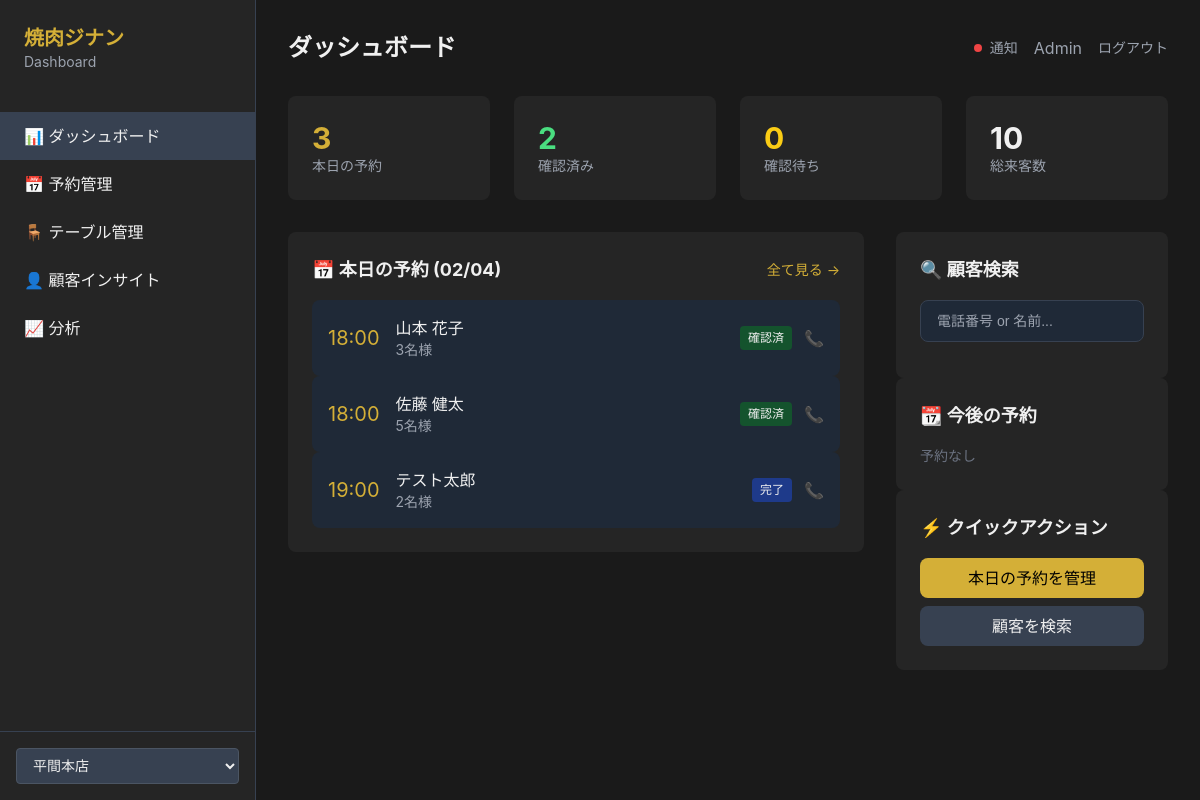
The page /admin/ on the database as committed earlier.
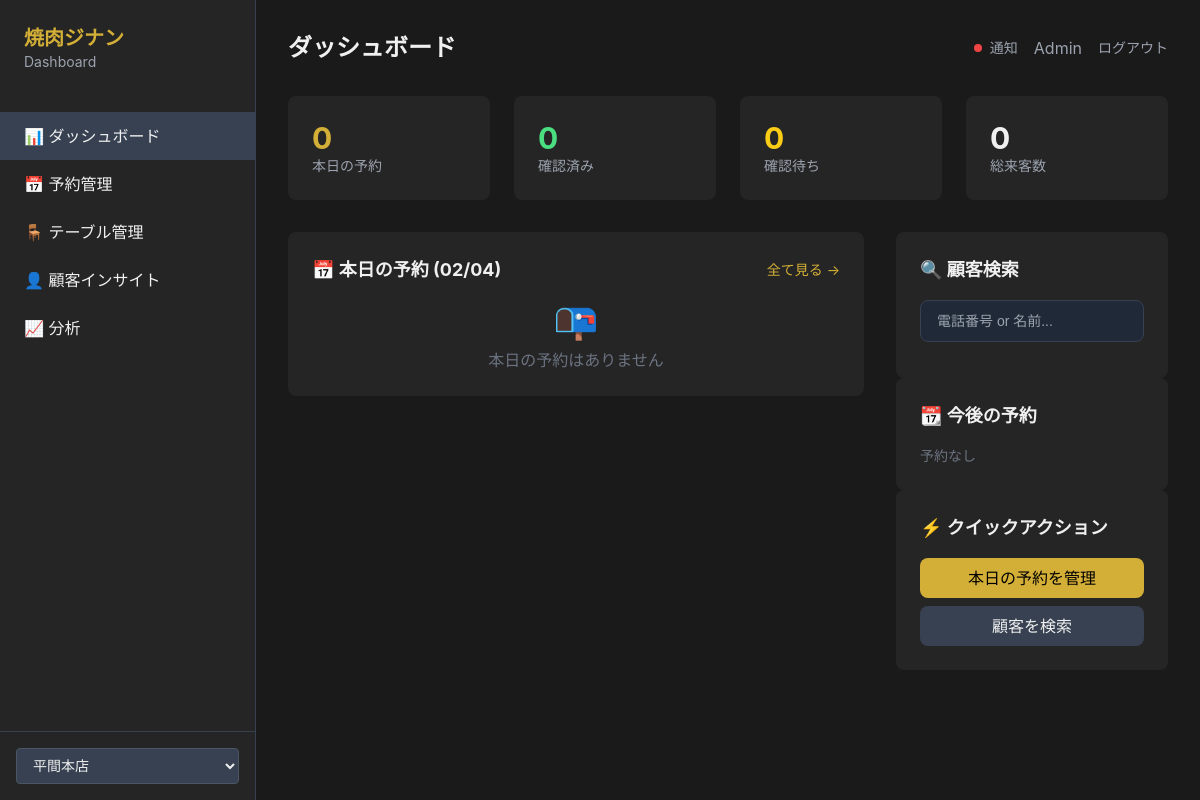
The same page on the database as committed later.
### backend/app/models/booking.py (models this page shows)
class Booking(Base):
    __tablename__ = "bookings"
    id = Column(String(36), primary_key=True, default=lambda: str(uuid.uuid4()))
    branch_code = Column(String(50), nullable=False, index=True)
    branch_customer_id = Column(String(36), ForeignKey("branch_customers.id"))
    date = Column(Date, nullable=False, index=True)
    time = Column(String(5), nullable=False)  # "18:00"
    guests = Column(Integer, nullable=False)
    guest_name = Column(String(255))
    guest_phone = Column(String(20))
    guest_email = Column(String(255))
    status = Column(String(20), default=BookingStatus.PENDING.value)
    note = Column(String(1000))  # Customer request
    staff_note = Column(String(1000))  # Internal note
    source = Column(String(50), default="web")  # 'web', 'chat', 'phone'
    created_at = Column(DateTime(timezone=True), server_default=func.now())
    updated_at = Column(DateTime(timezone=True), onupdate=func.now())
    branch_customer = relationship("BranchCustomer")

### backend/app/routers/dashboard.py (the view)
@router.get("/", response_class=HTMLResponse)
async def dashboard_home(
    request: Request,
    db: AsyncSession = Depends(get_db),
    branch_code: str = Query(default="jinan"),
):
    today = date.today()
    result = await db.execute(
        select(Booking)
        .where(
            Booking.branch_code == branch_code,
            Booking.date == today
        )
        .order_by(Booking.time)
    )
    today_bookings = result.scalars().all()
    result = await db.execute(
        select(Booking)
        .where(
            Booking.branch_code == branch_code,
            Booking.date > today,
            Booking.date <= today + timedelta(days=7)
        )
        .order_by(Booking.date, Booking.time)
    )
    upcoming_bookings = result.scalars().all()
    total_guests_today = sum(b.guests for b in today_bookings)
    confirmed_count = sum(1 for b in today_bookings if b.status == "confirmed")
    pending_count = sum(1 for b in today_bookings if b.status == "pending")
    return templates.TemplateResponse("dashboard/home.html", {
        "request": request,
        "active": "home",
        "today": today,
        "today_bookings": today_bookings,
        "upcoming_bookings": upcoming_bookings,
        "stats": {
            "total_bookings": len(today_bookings),
            "total_guests": total_guests_today,
            "confirmed": confirmed_count,
            "pending": pending_count,
        },
        "branch_code": branch_code,
    })

### backend/app/database.py (called while the page is built)
async def get_db():
    async with AsyncSessionLocal() as session:
        try:
            yield session
        finally:
            await session.close()

### dashboard/templates/dashboard/home.html (shortened to what this page needs)
{% extends "base.html" %}
{% block header %}ダッシュボード{% endblock %}
{% block content %}
<div class="grid grid-cols-1 lg:grid-cols-4 gap-6 mb-8">
    <div class="card p-6">
        <div class="text-3xl font-bold text-primary">{{ stats.total_bookings }}</div>
        <div class="text-gray-400 text-sm">本日の予約</div>
    </div>
    <div class="card p-6">
        <div class="text-3xl font-bold text-green-400">{{ stats.confirmed }}</div>
        <div class="text-gray-400 text-sm">確認済み</div>
    </div>
    <div class="card p-6">
        <div class="text-3xl font-bold text-yellow-400">{{ stats.pending }}</div>
        <div class="text-gray-400 text-sm">確認待ち</div>
    </div>
    <div class="card p-6">
        <div class="text-3xl font-bold">{{ stats.total_guests }}</div>
        <div class="text-gray-400 text-sm">総来客数</div>
    </div>
</div>
<div class="grid grid-cols-1 lg:grid-cols-3 gap-8">
    <div class="lg:col-span-2">
        <div class="card p-6">
            <div class="flex justify-between items-center mb-4">
                <h3 class="text-lg font-bold">📅 本日の予約 ({{ today.strftime('%m/%d') }})</h3>
                <a href="/admin/bookings" class="text-primary text-sm hover:underline">
                    全て見る →
                </a>
            </div>
            {% if today_bookings %}
            <div class="space-y-3">
                {% for booking in today_bookings %}
                <div class="flex items-center justify-between p-4 bg-gray-800 rounded-lg hover:bg-gray-700 transition cursor-pointer"
                     hx-get="/admin/bookings/{{ booking.id }}"
                     hx-target="#modal-content"
                     hx-trigger="click"
                     onclick="document.getElementById('modal').classList.remove('hidden')">
                    <div class="flex items-center gap-4">
                        <div class="text-xl font-mono text-primary">{{ booking.time }}</div>
                        <div>
                            <div class="font-medium">{{ booking.guest_name }}</div>
                            <div class="text-sm text-gray-400">{{ booking.guests }}名様</div>
                        </div>
                    </div>
                    <div class="flex items-center gap-3">
                        {% if booking.status == 'confirmed' %}
                        <span class="px-2 py-1 bg-green-900 text-green-300 text-xs rounded">確認済</span>
                        {% elif booking.status == 'pending' %}
                        <span class="px-2 py-1 bg-yellow-900 text-yellow-300 text-xs rounded">確認待ち</span>
                        {% elif booking.status == 'completed' %}
                        <span class="px-2 py-1 bg-blue-900 text-blue-300 text-xs rounded">完了</span>
                        {% elif booking.status == 'cancelled' %}
                        <span class="px-2 py-1 bg-red-900 text-red-300 text-xs rounded">キャンセル</span>
                        {% endif %}
                        <a href="tel:{{ booking.guest_phone }}"
                           class="text-gray-400 hover:text-primary"
                           onclick="event.stopPropagation()">
                            📞
                        </a>
                    </div>
                </div>
                {% endfor %}
            </div>
            {% else %}
            <div class="text-center py-12 text-gray-500">
                <div class="text-4xl mb-2">📭</div>
                <p>本日の予約はありません</p>
            </div>
            {% endif %}
        </div>
    </div>
    <div class="space-y-6">
        <div class="card p-6">
            <h3 class="text-lg font-bold mb-4">🔍 顧客検索</h3>
            <input type="text"
                   name="q"
                   placeholder="電話番号 or 名前..."
                   class="w-full bg-gray-800 border border-gray-700 rounded-lg px-4 py-3 focus:border-primary focus:outline-none"
                   hx-get="/admin/search"
                   hx-trigger="keyup changed delay:300ms"
                   hx-target="#search-results"
                   hx-include="[name='branch_code']">
        </div>
        <div class="card p-6">
            <h3 class="text-lg font-bold mb-4">📆 今後の予約</h3>
            {% if upcoming_bookings %}
            <div class="space-y-2">
                {% for booking in upcoming_bookings[:5] %}
                <div class="flex justify-between text-sm py-2 border-b border-gray-700 last:border-0">
                    <div>
                        <span class="text-primary">{{ booking.date.strftime('%m/%d') }}</span>
                        <span class="text-gray-400">{{ booking.time }}</span>
                    </div>
                    <div>{{ booking.guest_name }} ({{ booking.guests }}名)</div>
                </div>
                {% endfor %}
            </div>
            {% else %}
            <p class="text-gray-500 text-sm">予約なし</p>
            {% endif %}
        </div>
        <div class="card p-6">
            <h3 class="text-lg font-bold mb-4">⚡ クイックアクション</h3>
            <div class="space-y-2">
                <a href="/admin/bookings?booking_date={{ today }}"
                   class="block w-full bg-primary text-black text-center py-2 rounded-lg font-medium hover:bg-yellow-500 transition">
                    本日の予約を管理
                </a>
                <a href="/admin/customers"
                   class="block w-full bg-gray-700 text-center py-2 rounded-lg hover:bg-gray-600 transition">
                    顧客を検索
                </a>
            </div>
        </div>
    </div>
</div>
{% endblock %}

### dashboard/templates/base.html (shortened to what this page needs)
<!DOCTYPE html>
<html lang="ja">
<head>
    <link rel="stylesheet" href="/static/css/dashboard.css">
</head>
<body class="min-h-screen">
    <aside class="fixed left-0 top-0 w-64 h-full bg-[#252525] border-r border-gray-700">
        <div class="p-6">
            <h1 class="text-xl font-bold text-primary">焼肉ジナン</h1>
            <p class="text-sm text-gray-400">Dashboard</p>
        </div>
        <nav class="mt-4">
            <a href="/admin/" class="block px-6 py-3 hover:bg-gray-700 {% if active == 'home' %}bg-gray-700{% endif %}">
                📊 ダッシュボード
            </a>
            <a href="/admin/bookings" class="block px-6 py-3 hover:bg-gray-700 {% if active == 'bookings' %}bg-gray-700{% endif %}">
                📅 予約管理
            </a>
            <a href="/admin/tables" class="block px-6 py-3 hover:bg-gray-700 {% if active == 'tables' %}bg-gray-700{% endif %}">
                🪑 テーブル管理
            </a>
            <a href="/admin/customers" class="block px-6 py-3 hover:bg-gray-700 {% if active == 'customers' %}bg-gray-700{% endif %}">
                👤 顧客インサイト
            </a>
            <a href="/admin/analytics" class="block px-6 py-3 hover:bg-gray-700 {% if active == 'analytics' %}bg-gray-700{% endif %}">
                📈 分析
            </a>
        </nav>
        <div class="absolute bottom-0 left-0 right-0 p-4 border-t border-gray-700">
            <select class="w-full bg-gray-700 border border-gray-600 rounded px-3 py-2 text-sm">
                <option value="jinan">平間本店</option>
            </select>
        </div>
    </aside>
    <main class="ml-64 p-8">
        <header class="flex justify-between items-center mb-8">
            <h2 class="text-2xl font-bold">{% block header %}Dashboard{% endblock %}</h2>
            <div class="flex items-center gap-4">
                <div class="flex items-center gap-2" title="通知接続状態">
                    <span id="notification-status" style="width: 8px; height: 8px; border-radius: 50%; background-color: #6b7280;"></span>
                    <span class="text-sm text-gray-400">通知</span>
                </div>
                <span class="text-gray-400">{{ current_user.email if current_user else 'Admin' }}</span>
                <a href="/admin/logout" class="text-sm text-gray-400 hover:text-white">ログアウト</a>
            </div>
        </header>
        {% block content %}{% endblock %}
    </main>
</body>
</html>

### dashboard/static/css/dashboard.css (style rules this page uses)
*, *::before, *::after { box-sizing: border-box; }
* { margin: 0; padding: 0; }
html { font-family: -apple-system, BlinkMacSystemFont, 'Segoe UI', Roboto, 'Helvetica Neue', Arial, sans-serif; line-height: 1.5; -webkit-text-size-adjust: 100%; }
a { color: inherit; text-decoration: none; }
:root { --primary: #d4af37; --bg-dark: #1a1a1a; --bg-card: #252525; --gray-100: #f3f4f6; --gray-200: #e5e7eb; --gray-300: #d1d5db; --gray-400: #9ca3af; --gray-500: #6b7280; --gray-600: #4b5563; --gray-700: #374151; --gray-800: #1f2937; --gray-900: #111827; --green-400: #4ade80; --green-500: #22c55e; --green-600: #16a34a; --yellow-400: #facc15; --yellow-500: #eab308; --red-400: #f87171; --red-500: #ef4444; --blue-400: #60a5fa; --blue-500: #3b82f6; --purple-400: #c084fc; --pink-400: #f472b6; }
body { background-color: var(--bg-dark); color: #f0f0f0; }
.block { display: block; }
.flex { display: flex; }
.grid { display: grid; }
.items-center { align-items: center; }
.justify-between { justify-content: space-between; }
.gap-2 { gap: 0.5rem; }
.gap-4 { gap: 1rem; }
.gap-6 { gap: 1.5rem; }
.gap-8 { gap: 2rem; }
.grid-cols-1 { grid-template-columns: repeat(1, minmax(0, 1fr)); }
.p-4 { padding: 1rem; }
.p-6 { padding: 1.5rem; }
.p-8 { padding: 2rem; }
.px-3 { padding-left: 0.75rem; padding-right: 0.75rem; }
.px-4 { padding-left: 1rem; padding-right: 1rem; }
.px-6 { padding-left: 1.5rem; padding-right: 1.5rem; }
.py-2 { padding-top: 0.5rem; padding-bottom: 0.5rem; }
.py-3 { padding-top: 0.75rem; padding-bottom: 0.75rem; }
.mt-4 { margin-top: 1rem; }
.mb-2 { margin-bottom: 0.5rem; }
.mb-4 { margin-bottom: 1rem; }
.mb-8 { margin-bottom: 2rem; }
.ml-64 { margin-left: 16rem; }
.space-y-2 > * + * { margin-top: 0.5rem; }
.w-full { width: 100%; }
.w-64 { width: 16rem; }
.h-full { height: 100%; }
.min-h-screen { min-height: 100vh; }
.absolute { position: absolute; }
.fixed { position: fixed; }
.top-0 { top: 0; }
.right-0 { right: 0; }
.bottom-0 { bottom: 0; }
.left-0 { left: 0; }
.text-sm { font-size: 0.875rem; line-height: 1.25rem; }
.text-lg { font-size: 1.125rem; line-height: 1.75rem; }
.text-xl { font-size: 1.25rem; line-height: 1.75rem; }
.text-2xl { font-size: 1.5rem; line-height: 2rem; }
.text-3xl { font-size: 1.875rem; line-height: 2.25rem; }
.text-4xl { font-size: 2.25rem; line-height: 2.5rem; }
.font-medium { font-weight: 500; }
.font-bold { font-weight: 700; }
.text-center { text-align: center; }
.text-black { color: #000000; }
.text-primary { color: var(--primary); }
.text-gray-400 { color: var(--gray-400); }
.text-gray-500 { color: var(--gray-500); }
.text-green-400 { color: var(--green-400); }
.text-yellow-400 { color: var(--yellow-400); }
.bg-primary { background-color: var(--primary); }
.bg-gray-700 { background-color: var(--gray-700); }
.bg-gray-800 { background-color: var(--gray-800); }
.bg-\[\#252525\] { background-color: #252525; }
.border { border-width: 1px; border-style: solid; }
.border-t { border-top-width: 1px; border-top-style: solid; }
.border-r { border-right-width: 1px; border-right-style: solid; }
.border-gray-600 { border-color: var(--gray-600); }
.border-gray-700 { border-color: var(--gray-700); }
.rounded { border-radius: 0.25rem; }
.rounded-lg { border-radius: 0.5rem; }
.transition { transition-property: background-color, border-color, color, fill, stroke, opacity, box-shadow, transform; transition-timing-function: cubic-bezier(0.4, 0, 0.2, 1); transition-duration: 150ms; }
input, select, textarea { background-color: var(--gray-700); border: 1px solid var(--gray-600); border-radius: 0.375rem; padding: 0.5rem 0.75rem; color: #f0f0f0; font-size: 0.875rem; width: 100%; }
input::placeholder, textarea::placeholder { color: var(--gray-400); }
.card { background-color: var(--bg-card); border-radius: 0.5rem; }
@media (min-width: 1024px) { .lg\:grid-cols-3 { grid-template-columns: repeat(3, minmax(0, 1fr)); } }
@media (min-width: 1024px) { .lg\:grid-cols-4 { grid-template-columns: repeat(4, minmax(0, 1fr)); } }
@media (min-width: 1024px) { .lg\:col-span-2 { grid-column: span 2 / span 2; } }

Rows that differ between the two databases and show on the page:
removed Booking: time "18:00", guest_name "山本 花子", guests "3", status "確認済"
removed Booking: time "18:00", guest_name "佐藤 健太", guests "5", status "確認済"
removed Booking: time "19:00", guest_name "テスト太郎", guests "2", status "完了"
Other text that changed with them:
{{ stats.total_bookings }}: "3" → "0"
{{ stats.confirmed }}: "2" → "0"
{{ stats.total_guests }}: "10" → "0"
text now shown: "📭 本日の予約はありません"
